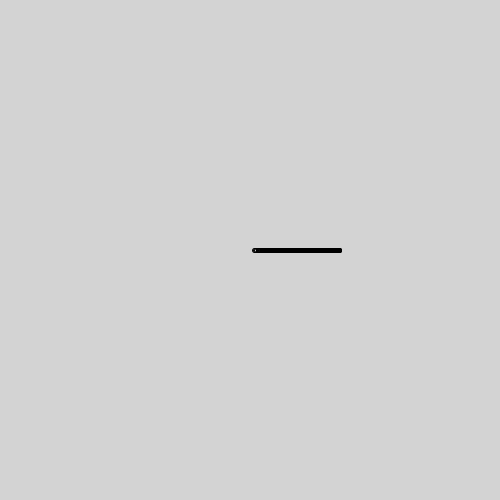
Frame 1 (no input)
Frame 60 (the mouse pressed at the canvas centre just before this capture): identical to frame 1, image omitted
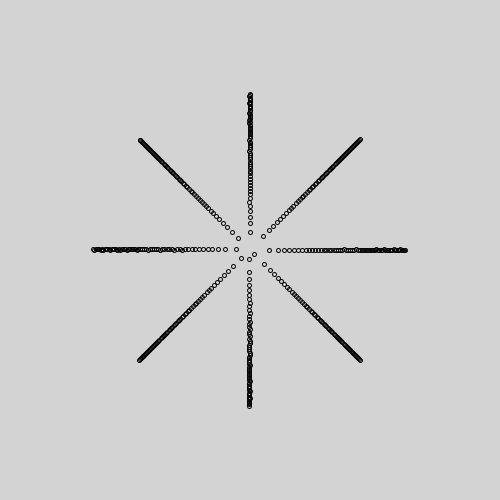
Frame 120 (the mouse held since frame 60 and released just before this capture)

The Processing sketch that drew these frames (run headless with seeded random() and noise(); from frame 60 on, the mouse is pressed at the canvas centre):

// Processing sketch: processing_97482
// ── processing_97482.pde

float N= 500 ;
float th= 2.39997 ;
float c= 4 ;
float d= 4 ;
float r,a,x,y;

void setup()
{
  size(500, 500);
} 

void draw()
{
  background(211);
  noFill();
  translate(width/2, height/2);

  float c = map(mouseX, 0,width, 4,10);
  float th = map(mouseY, 0,height, 0, HALF_PI);
  for (int i=1 ; i<=N ; i++)
  {
    r = c*sqrt(i);
    a = i*th;
    x = r*cos(a);
    y = r*sin(a);
    
    ellipse(x,y,d,d);
  }
}
